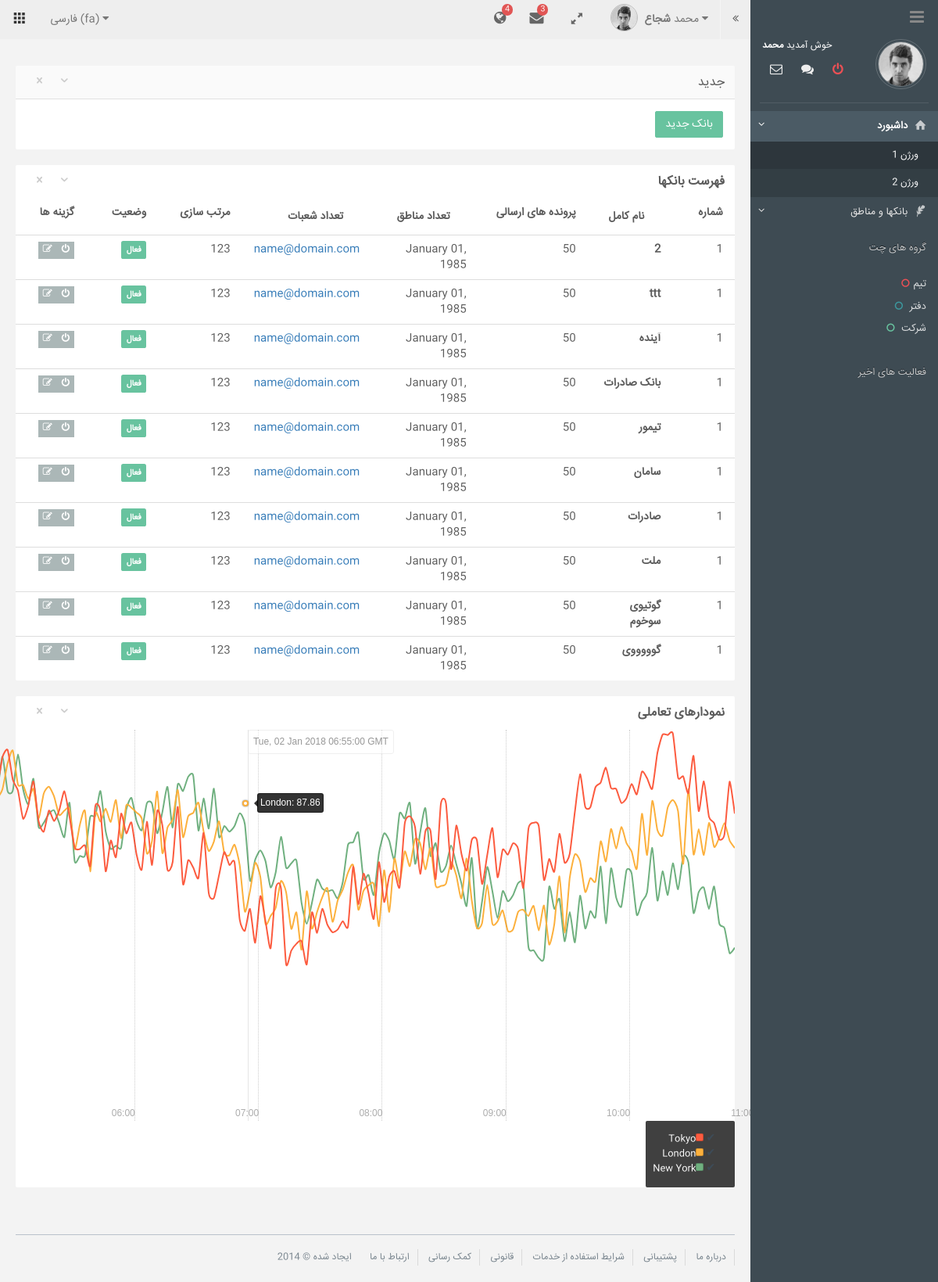
Screenshot of /bank/ with the database file from the repository.
### bank/models.py (models this page shows)
@python_2_unicode_compatible
class Bank(Base):
    name = models.CharField(_('bank name'), max_length=100, unique=True)
    class Meta:
        ordering = ['name']
        verbose_name = _('bank')
        verbose_name_plural = _('banks')
        db_table = 'banks'
    def __str__(self):
        return self.name

### bank/views.py (the view)
def bank_list(request):
    banks = Bank.objects.all()
    return render(request, 'bank/bank/list.html', {'banks': banks})

### bank/templates/bank/bank/list.html (shortened to what this page needs)
{% extends 'bank/base.html' %}
{% block content %}
    <ul>
        {% if banks %}
            <div class="row">
                <div class="col-md-12 portlets ui-sortable">
						<div class="widget">
							<div class="widget-header">
								<h2>جدید</h2>
								<div class="additional-btn">
									<a href="#" class="widget-toggle"><i class="icon-down-open-2"></i></a>
									<a href="#" class="widget-close"><i class="icon-cancel-3"></i></a>
								</div>
							</div>
							<div class="widget-content padding" style="display: block;">
								<a href="{% url "bank:new_bank" %}" class="btn btn-success">بانک جدید</a>
							</div>
						</div>
					</div>
            </div>
            <div class="row">
					<div class="col-md-12">
						<div class="widget">
							<div class="widget-header transparent">
								<h2><strong>فهرست بانکها</strong> </h2>
								<div class="additional-btn">
									<a href="#" class="widget-toggle"><i class="icon-down-open-2"></i></a>
									<a href="#" class="widget-close"><i class="icon-cancel-3"></i></a>
								</div>
							</div>
							<div class="widget-content">
								<div class="table-responsive">
									<table data-sortable="" class="table" data-sortable-initialized="true">
										<thead>
											<tr>
												<th>شماره</th>
												<th>نام کامل</th>
												<th>پرونده های ارسالی</th>
												<th>تعداد مناطق</th>
												<th>تعداد شعبات</th>
												<th data-sortable="false">مرتب سازی</th>
												<th>وضعیت</th>
												<th data-sortable="false">گزینه ها</th>
											</tr>
										</thead>
										<tbody>
                                            {% for bank in banks %}
                                                <tr>
                                                    <td>1</td>
                                                    <td><strong>{{ bank }}</strong></td>
                                                    <td>50</td><td>January 01, 1985</td><td><a href="mailto:#">name@domain.com</a></td>
                                                    <td>123</td><td><span class="label label-success">فعال</span></td>
                                                    <td>
                                                        <div class="btn-group btn-group-xs">
                                                            <a data-toggle="tooltip" title="خاموش" class="btn btn-default"><i class="fa fa-power-off"></i></a>
                                                            <a href="{% url "bank:edit_bank" bank.id %}" data-toggle="tooltip" title="ویرایش" class="btn btn-default"><i class="fa fa-edit"></i></a>
                                                        </div>
                                                    </td>
                                                </tr>
                                            {% endfor %}
										</tbody>
									</table>
								</div>
							</div>
						</div>
					</div>
				</div>
            <div class="row">
					<div class="col-md-12 portlets ui-sortable">
						<div class="widget">
							<div class="widget-header transparent">
								<h2><strong>نمودارهای تعاملی</strong></h2>
								<div class="additional-btn">
									<a href="#" class="widget-toggle"><i class="icon-down-open-2"></i></a>
									<a href="#" class="widget-close"><i class="icon-cancel-3"></i></a>
								</div>
							</div>
							<div class="widget-content">
								<div id="chart-5" class="rickshaw_graph"><div class="detail" style="left: 296.879px;"><div class="x_label left">Tue, 02 Jan 2018 06:55:00 GMT</div><div class="item active left" style="top: 93.2613px;">London:&nbsp;87.86</div><div class="dot active" style="top: 93.2613px; border-color: rgb(252, 176, 60);"></div></div><div class="x_tick plain" style="left: 151.738px;"><div class="title">06:00</div></div><div class="x_tick plain" style="left: 310.074px;"><div class="title">07:00</div></div><div class="x_tick plain" style="left: 468.409px;"><div class="title">08:00</div></div><div class="x_tick plain" style="left: 626.745px;"><div class="title">09:00</div></div><div class="x_tick plain" style="left: 785.081px;"><div class="title">10:00</div></div><div class="x_tick plain" style="left: 943.416px;"><div class="title">11:00</div></div></div>
								<div id="legend_container">
									<div id="legend" class="rickshaw_legend"><ul class="ui-sortable"><li class="line"><a class="action">✔</a><div class="swatch" style="background-color: rgb(252, 91, 63);"></div><span class="label">Tokyo</span></li><li class="line"><a class="action">✔</a><div class="swatch" style="background-color: rgb(252, 176, 60);"></div><span class="label">London</span></li><li class="line"><a class="action">✔</a><div class="swatch" style="background-color: rgb(111, 176, 127);"></div><span class="label">New York</span></li></ul></div>
								</div>
							</div>
						</div>
					</div>
				</div>
        {% endif %}
    </ul>
{% endblock %}

### bank/static/assets/css/rtl.css (style rules this page uses)
@media screen and (min-width: 992px) { .col-md-1, .col-md-2, .col-md-3, .col-md-4, .col-md-5, .col-md-6, .col-md-7, .col-md-8, .col-md-9, .col-md-10, .col-md-11, .col-md-12 { float: right; } }
body { font-family:'iran-sans',tahoma,arial; }
.content-page > .content, .breadcrumb, .md-modal, input,select,label, .table > thead > tr > th ,.table > tbody > tr > td ,th, .pagination > li { direction: rtl; text-align: right; }
.widget .widget-header h2 { direction: rtl; text-align: right; }
.widget .additional-btn { left:13px; right: inherit; direction: rtl; }
.btn-group > .btn { float:right; }
.btn-group>.btn:last-child:not(:first-child), .btn-group>.dropdown-toggle:not(:first-child), .input-group-addon:last-child { border-top-right-radius: 0; border-bottom-right-radius: 0; }
.btn-group>.btn:first-child:not(:last-child):not(.dropdown-toggle), .input-group-addon:first-child, .pagination>li:first-child > a, .pagination>li:first-child > span { border-top-left-radius: 0; border-bottom-left-radius: 0; }
ul, menu, dir { display: block; list-style-type: disc; -webkit-margin-before: 1em; -webkit-margin-after: 1em; -webkit-margin-start: 0px; -webkit-margin-end: 0px; -webkit-padding-start: 0px; }

### rows the page displays
Bank: name "2"
Bank: name "ttt"
Bank: name "آینده"
Bank: name "بانک صادرات"
Bank: name "تیمور"
Bank: name "سامان"
Bank: name "صادرات"
Bank: name "ملت"
Bank: name "گوتیوی سوخوم"
Bank: name "گوووووی"
